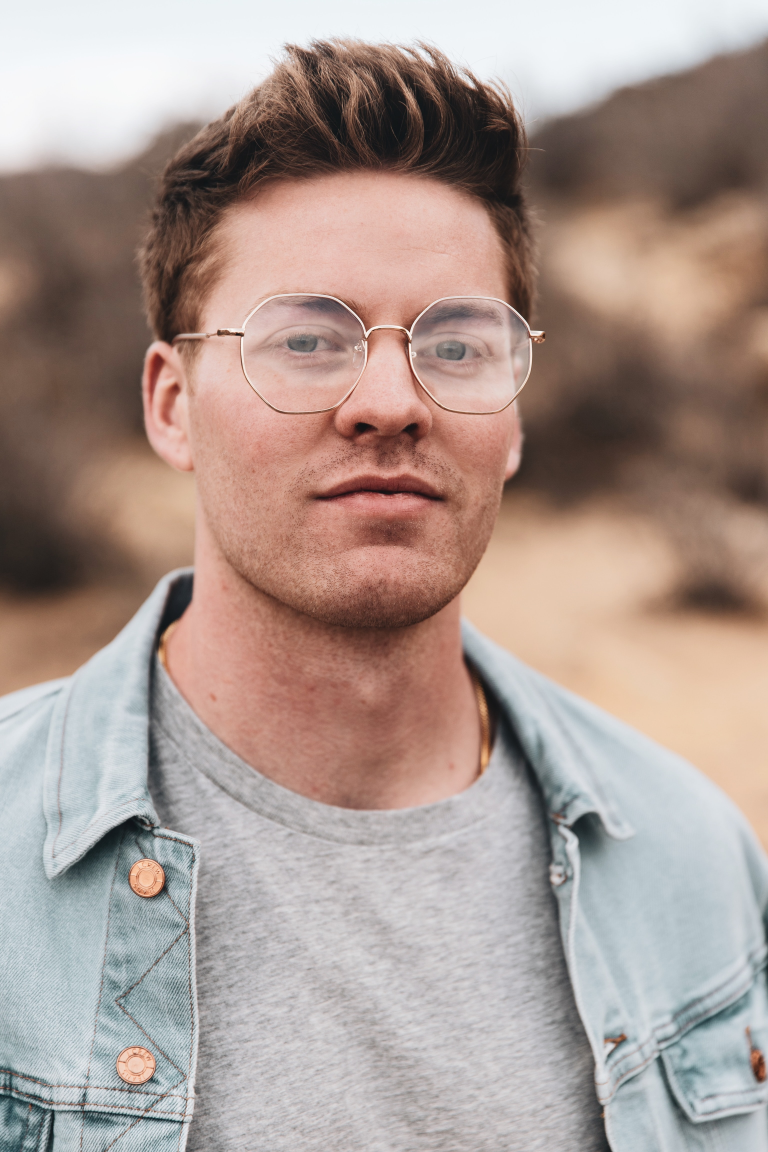
#> input picture OpenCV/images/logan-weaver.jpg, 3072 x 4608 px (shown at 1/4 size)
$ python getting_and_setting.py --image ../images/logan-weaver.jpg
#> lines starting #> are read from the running program, lines starting #| are printed output that depends on the picture
from __future__ import print_function
import argparse
import cv2

ap = argparse.ArgumentParser()
ap.add_argument("-i", "--image", required=True,
    help="Path to the image")
args = vars(ap.parse_args())

image = cv2.imread(args["image"])
#> image is the input picture: shape (4608, 3072, 3); mean B, G, R 145.8, 152.8, 170.5
cv2.imshow("Original", image)

(b, g, r) = image[0, 0]
#> b = 243; g = 240; r = 235
print("Pixel at (0, 0) - Red: {}, Green: {}, Blue: {}".format(r, g, b))
#| Pixel at (0, 0) - Red: 235, Green: 240, Blue: 243

(b, g, r) = image[219, 90]
#> b = 248; g = 245; r = 241
print("Pixel at (0, 0) - Red: {}, Green: {}, Blue: {}".format(r, g, b))
#| Pixel at (0, 0) - Red: 241, Green: 245, Blue: 248

image[0, 0] = (0, 0, 255) #Red
(b, g, r) = image[0, 0]
#> b = 0; g = 0; r = 255
print("Pixel at (0, 0) - Red: {}, Green: {}, Blue: {}".format(r, g, b))
#| Pixel at (0, 0) - Red: 255, Green: 0, Blue: 0

corner = image[0:100, 0:100]
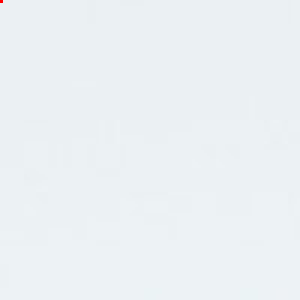
#> corner: shape (100, 100, 3) (shown 3 times larger); mean B, G, R 243.8, 240.8, 235.8
cv2.imshow("Corner", corner)

image[0:100, 0:100] = (0, 255, 0) #Green

cv2.imshow("Updated", image)
cv2.waitKey(0)

$ run again, on OpenCV/images/coins.png
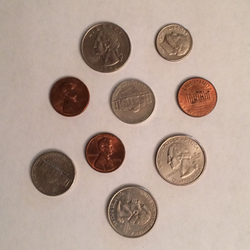
#> input picture OpenCV/images/coins.png, 250 x 250 px
#> image is the input picture: shape (250, 250, 3); mean B, G, R 147.7, 159.9, 180.7
#> `(b, g, r) = image[0, 0]`: b = 148; g = 159; r = 172
#| Pixel at (0, 0) - Red: 172, Green: 159, Blue: 148
#> `(b, g, r) = image[219, 90]`: b = 178; g = 185; r = 201
#| Pixel at (0, 0) - Red: 201, Green: 185, Blue: 178
#> `(b, g, r) = image[0, 0]`: b = 0; r = 255
#| Pixel at (0, 0) - Red: 255, Green: 0, Blue: 0
#> `corner = image[0:100, 0:100]`:
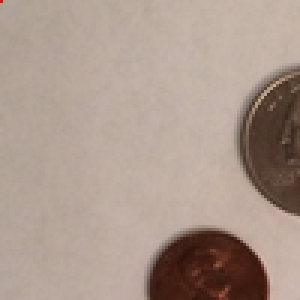
#> corner: shape (100, 100, 3) (shown 3 times larger); mean B, G, R 140.8, 151.9, 170.8
#> `image[0:100, 0:100] = (0, 255, 0)`:
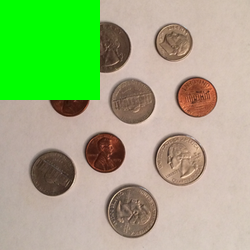
#> image: shape (250, 250, 3); mean B, G, R 125.2, 176.4, 153.4
